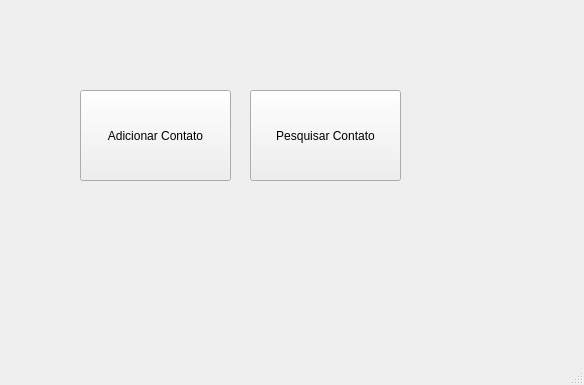
<?xml version="1.0" encoding="UTF-8"?>
<ui version="4.0">
 <class>JanelaPrincipal</class>
 <widget class="QMainWindow" name="JanelaPrincipal">
  <property name="geometry">
   <rect>
    <x>0</x>
    <y>0</y>
    <width>584</width>
    <height>385</height>
   </rect>
  </property>
  <property name="windowTitle">
   <string>JanelaPrincipal</string>
  </property>
  <widget class="QWidget" name="centralwidget">
   <widget class="QPushButton" name="btn_adicionar">
    <property name="geometry">
     <rect>
      <x>80</x>
      <y>90</y>
      <width>151</width>
      <height>91</height>
     </rect>
    </property>
    <property name="text">
     <string>Adicionar Contato</string>
    </property>
   </widget>
   <widget class="QPushButton" name="btn_pesquisar">
    <property name="geometry">
     <rect>
      <x>250</x>
      <y>90</y>
      <width>151</width>
      <height>91</height>
     </rect>
    </property>
    <property name="text">
     <string>Pesquisar Contato</string>
    </property>
   </widget>
  </widget>
  <widget class="QMenuBar" name="menubar">
   <property name="geometry">
    <rect>
     <x>0</x>
     <y>0</y>
     <width>584</width>
     <height>22</height>
    </rect>
   </property>
  </widget>
  <widget class="QStatusBar" name="statusbar"/>
 </widget>
 <resources/>
 <connections/>
</ui>
